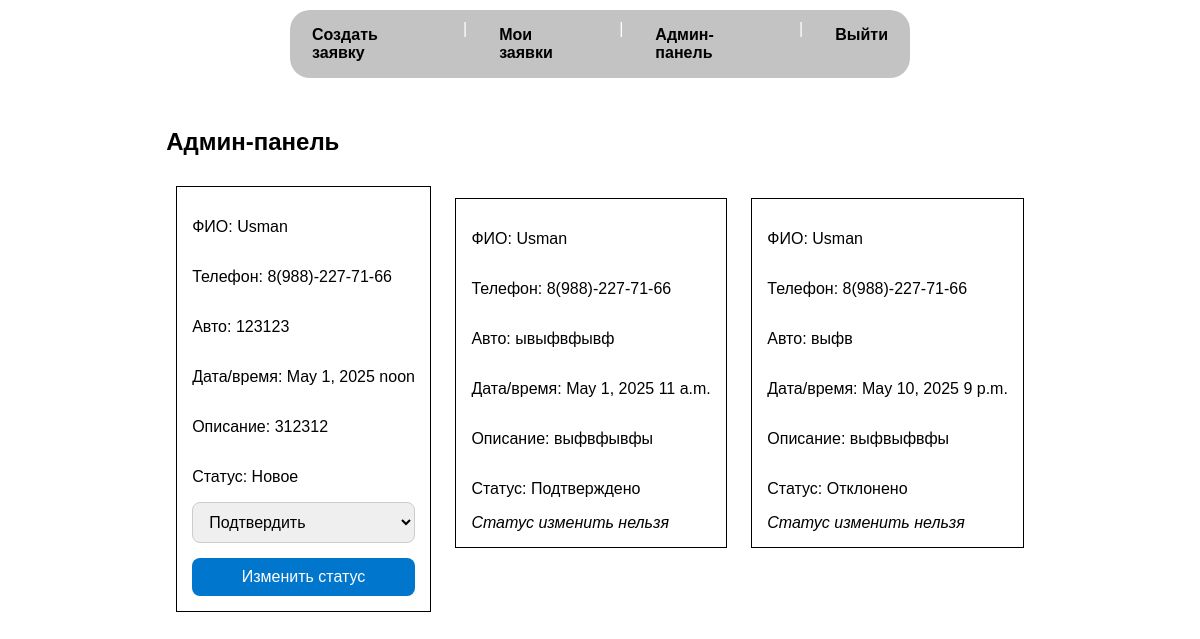
Before: /admin_panel/ (signed in) with the older database file.
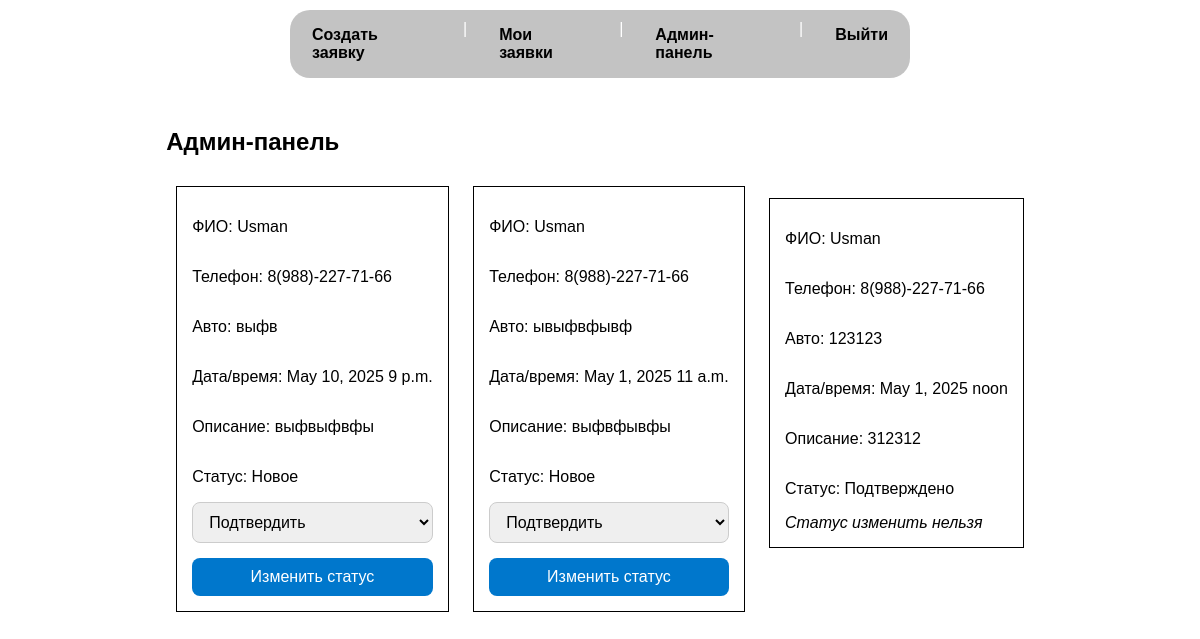
After: the same page with the newer database file.
### repair/models.py (models this page shows, shortened)
class RepairRequest(models.Model):
    STATUS_CHOICES = [
        ('new', 'Новое'),
        ('confirmed', 'Подтверждено'),
        ('rejected', 'Отклонено'),
    ]
    user = models.ForeignKey(settings.AUTH_USER_MODEL, on_delete=models.CASCADE)
    car = models.CharField(max_length=100)
    problem = models.TextField()
    date = models.DateField()
    time = models.TimeField()
    status = models.CharField(max_length=20, choices=STATUS_CHOICES, default='new')

class User(AbstractUser):
    full_name = models.CharField(max_length=100, validators=[validate_full_name])
    phone = models.CharField(max_length=20, validators=[validate_phone])

### repair/views.py (the view, shortened to what this page needs)
# urls.py: path('admin_panel/', admin_panel_view, name='admin_panel'),
@login_required
def admin_panel_view(request):
    if request.user.username != 'admin':
        return render(request, 'no_access.html')
    all_requests = (
        list(RepairRequest.objects.filter(status='new')) +
        list(RepairRequest.objects.filter(status='confirmed')) +
        list(RepairRequest.objects.filter(status='rejected'))
    )
    return render(request, 'admin_panel.html', {'requests': all_requests})

### templates/admin_panel.html (shortened to what this page needs)
{% extends 'base.html' %}
{% block content %}
<h2>Админ-панель</h2>
{% for req in requests %}
  <div class="admin">
    <p>ФИО:</p> {{ req.user.full_name }} <br>
    <p>Телефон:</p> {{ req.user.phone }} <br>
    <p>Авто:</p> {{ req.car }} <br>
    <p>Дата/время:</p> {{ req.date }} {{ req.time }} <br>
    <p>Описание:</p> {{ req.problem }} <br>
    <p>Статус:</p> {{ req.get_status_display }} <br>
    {% if req.status == 'new' %}
      <form method="post">
        <select name="new_status">
          <option value="confirmed">Подтвердить</option>
        </select>
        <button type="submit">Изменить статус</button>
      </form>
    {% else %}
      <i>Статус изменить нельзя</i>
    {% endif %}
  </div>
{% endfor %}
{% endblock %}

### templates/base.html (shortened to what this page needs)
{% load static %}
<!DOCTYPE html>
<html lang="ru">
<head>
  <link rel="stylesheet" href="{% static 'style.css' %}">
</head>
<body>
  <nav style="padding: 10px;">
    {% if user.is_authenticated %}
      <a href="/send/">Создать заявку</a> |
      <a href="/my_requests/">Мои заявки</a> |
      {% if user.username == "admin" %}
        <a href="/admin_panel/">Админ-панель</a> |
      {% endif %}
      <a href="/logout/">Выйти</a>
    {% else %}
      <a href="/register/">Регистрация</a> |
      <a href="/login/">Вход</a>
    {% endif %}
  </nav>
  <div style="padding: 20px;">
    {% block content %}{% endblock %}
  </div>
</body>
</html>

### static/style.css (style rules this page uses)
body { font-family: Arial, sans-serif; margin: 0; padding: 0; display: flex; flex-direction: column; align-items: center; }
nav { width: 50%; color: white; background-color: #aeaeaebb; padding: 22px 26px; margin: 10px; border-radius: 20px; display: flex; justify-content: center; gap: 20px; }
nav a { color: rgb(0, 0, 0); text-decoration: none; font-weight: bold; padding: 6px 12px; border-radius: 6px; transition: background-color 0.2s ease; }
form { display: flex; flex-direction: column; gap: 15px; }
input, select, textarea, button { padding: 10px 12px; font-size: 1rem; border: 1px solid #ccc; border-radius: 8px; outline: none; transition: border-color 0.2s ease; }
button { background-color: #0077cc; color: white; border: none; cursor: pointer; transition: background 0.2s ease; }
.admin { border: solid 1px black; padding: 15px; margin: 10px; display: inline-block; }
.admin p { display: inline-block; gap: 1px; }

Changed rows visible on the page:
changed RepairRequest "выфв": status "Отклонено" → "Новое"; new_status (not shown) → "Подтвердить"; status "Статус изменить нельзя" → "Изменить статус"; moves up the list
changed RepairRequest "ывыфвфывф": status "Подтверждено" → "Новое"; new_status (not shown) → "Подтвердить"; status "Статус изменить нельзя" → "Изменить статус"; moves down the list
changed RepairRequest "noon": status "Новое" → "Подтверждено"; new_status "Подтвердить" → (not shown); status "Изменить статус" → "Статус изменить нельзя"
